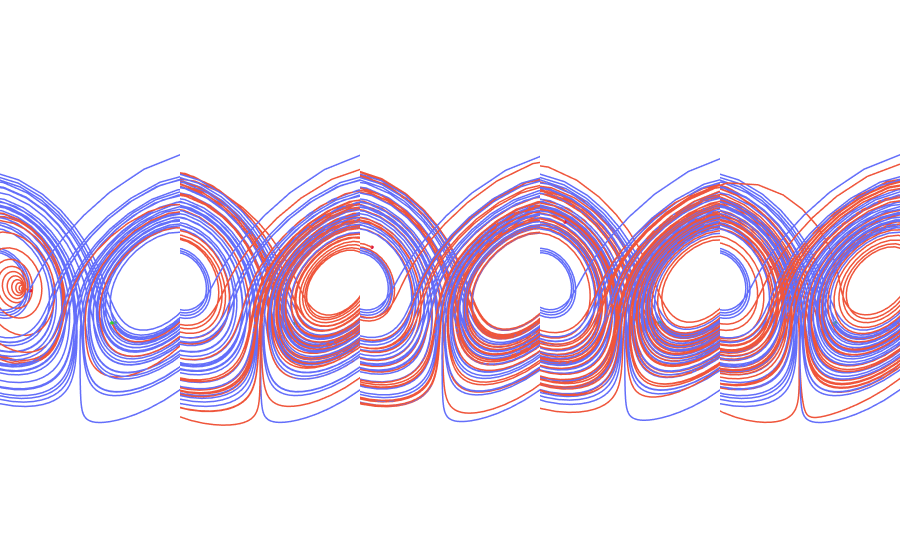

Write notebook code for a chart like this one.
### Code cell
n = len(jsidx)
cols = 5   # needs atleast 10 values to se how the kl divergence favours the coverage of base attractor over the perfect coverage
rows = int(np.ceil(n / cols))

clean_scene = dict(
    camera=dict(
        eye=dict(x=-1.5, y=1.5, z=0.5),
        center=dict(x=0, y=0, z=0),
        up=dict(x=0, y=0, z=1)
    ),
    xaxis=dict(showbackground=False, showgrid=False, zeroline=False,
               showticklabels=False, title=''),
    yaxis=dict(showbackground=False, showgrid=False, zeroline=False,
               showticklabels=False, title=''),
    zaxis=dict(showbackground=False, showgrid=False, zeroline=False,
               showticklabels=False, title=''),
    # optional: aspect ratio
    aspectmode="data"    
)

# create subplot figure with 3D subplots
fig = make_subplots(
    rows=rows, cols=cols,
    specs=[[{"type": "scene"} for _ in range(cols)] for _ in range(rows)],
    #subplot_titles=[f"{all_skl[u]:.4f}" for u in sklidx],
    horizontal_spacing = 0 ,  # reduce horizontal gap (0 = no gap)
    vertical_spacing = 0     # reduce vertical gap
)

# loop and add traces
for i, u in enumerate(rmseidx):
    r, c = divmod(i, cols)

    # call your existing function
    best_js = np.array([
        data_10[u]["true_value"],
        data_10[u]["predictions"].numpy()
    ])
    subfig = viz.compare_plot(best_js)  # <- returns a plotly figure

    # extract traces and add them into subplot
    for trace in subfig.data:
        fig.add_trace(trace, row=r+1, col=c+1)
        
# Apply to all subplot scenes
layout_updates = {}
for i in range(1, rows*cols + 1):
    scene_name = "scene" if i == 1 else f"scene{i}"
    layout_updates[scene_name] = clean_scene

fig.update_layout(
    margin=dict(l=0, r=0, t=30, b=0),  # trim margins
    showlegend = False,
    **layout_updates
)

fig.write_image("rmse_best.png", width=1250, height=300,scale=3)
fig.show()

### Figure 1 — Plotly figure (JSON) as saved in the notebook; plotly's stock layout.template omitted (floating-point values rounded to 4 significant figures; data arrays with more than 128 entries replaced by an {"elided": "..."} marker saying what was removed)
{"data": [{"hoverinfo": "x+y+z", "line": {"color": "#636EFA", "width": 3}, "mode": "lines", "name": "Dataset 1", "scene": "scene", "type": "scatter3d", "x": {"elided": "1875 float values"}, "y": {"elided": "1875 float values"}, "z": {"elided": "1875 float values"}}, {"hoverinfo": "x+y+z", "marker": {"color": "limegreen", "size": 2}, "mode": "markers", "name": "Start 1", "scene": "scene", "showlegend": false, "type": "scatter3d", "x": [-0.361], "y": [-0.4119], "z": [0.2699]}, {"hoverinfo": "x+y+z", "marker": {"color": "crimson", "size": 2}, "mode": "markers", "name": "End 1", "scene": "scene", "showlegend": false, "type": "scatter3d", "x": [0.01253], "y": [-0.04526], "z": [0.5987]}, {"hoverinfo": "x+y+z", "line": {"color": "#EF553B", "width": 3}, "mode": "lines", "name": "Dataset 2", "scene": "scene", "type": "scatter3d", "x": {"elided": "1875 float values"}, "y": {"elided": "1875 float values"}, "z": {"elided": "1875 float values"}}, {"hoverinfo": "x+y+z", "marker": {"color": "limegreen", "size": 2}, "mode": "markers", "name": "Start 2", "scene": "scene", "showlegend": false, "type": "scatter3d", "x": [-0.3573], "y": [-0.3962], "z": [0.272]}, {"hoverinfo": "x+y+z", "marker": {"color": "crimson", "size": 2}, "mode": "markers", "name": "End 2", "scene": "scene", "showlegend": false, "type": "scatter3d", "x": [-0.1419], "y": [-0.1353], "z": [0.419]}, {"hoverinfo": "x+y+z", "line": {"color": "#636EFA", "width": 3}, "mode": "lines", "name": "Dataset 1", "scene": "scene2", "type": "scatter3d", "x": {"elided": "1875 float values"}, "y": {"elided": "1875 float values"}, "z": {"elided": "1875 float values"}}, {"hoverinfo": "x+y+z", "marker": {"color": "limegreen", "size": 2}, "mode": "markers", "name": "Start 1", "scene": "scene2", "showlegend": false, "type": "scatter3d", "x": [-0.361], "y": [-0.4119], "z": [0.2699]}, {"hoverinfo": "x+y+z", "marker": {"color": "crimson", "size": 2}, "mode": "markers", "name": "End 1", "scene": "scene2", "showlegend": false, "type": "scatter3d", "x": [0.01253], "y": [-0.04526], "z": [0.5987]}, {"hoverinfo": "x+y+z", "line": {"color": "#EF553B", "width": 3}, "mode": "lines", "name": "Dataset 2", "scene": "scene2", "type": "scatter3d", "x": {"elided": "1875 float values"}, "y": {"elided": "1875 float values"}, "z": {"elided": "1875 float values"}}, {"hoverinfo": "x+y+z", "marker": {"color": "limegreen", "size": 2}, "mode": "markers", "name": "Start 2", "scene": "scene2", "showlegend": false, "type": "scatter3d", "x": [-0.3598], "y": [-0.4109], "z": [0.27]}, {"hoverinfo": "x+y+z", "marker": {"color": "crimson", "size": 2}, "mode": "markers", "name": "End 2", "scene": "scene2", "showlegend": false, "type": "scatter3d", "x": [0.005655], "y": [0.1247], "z": [0.3568]}, {"hoverinfo": "x+y+z", "line": {"color": "#636EFA", "width": 3}, "mode": "lines", "name": "Dataset 1", "scene": "scene3", "type": "scatter3d", "x": {"elided": "1875 float values"}, "y": {"elided": "1875 float values"}, "z": {"elided": "1875 float values"}}, {"hoverinfo": "x+y+z", "marker": {"color": "limegreen", "size": 2}, "mode": "markers", "name": "Start 1", "scene": "scene3", "showlegend": false, "type": "scatter3d", "x": [-0.361], "y": [-0.4119], "z": [0.2699]}, {"hoverinfo": "x+y+z", "marker": {"color": "crimson", "size": 2}, "mode": "markers", "name": "End 1", "scene": "scene3", "showlegend": false, "type": "scatter3d", "x": [0.01253], "y": [-0.04526], "z": [0.5987]}, {"hoverinfo": "x+y+z", "line": {"color": "#EF553B", "width": 3}, "mode": "lines", "name": "Dataset 2", "scene": "scene3", "type": "scatter3d", "x": {"elided": "1875 float values"}, "y": {"elided": "1875 float values"}, "z": {"elided": "1875 float values"}}, {"hoverinfo": "x+y+z", "marker": {"color": "limegreen", "size": 2}, "mode": "markers", "name": "Start 2", "scene": "scene3", "showlegend": false, "type": "scatter3d", "x": [-0.361], "y": [-0.4129], "z": [0.2704]}, {"hoverinfo": "x+y+z", "marker": {"color": "crimson", "size": 2}, "mode": "markers", "name": "End 2", "scene": "scene3", "showlegend": false, "type": "scatter3d", "x": [-0.028], "y": [-0.1218], "z": [0.5889]}, {"hoverinfo": "x+y+z", "line": {"color": "#636EFA", "width": 3}, "mode": "lines", "name": "Dataset 1", "scene": "scene4", "type": "scatter3d", "x": {"elided": "1875 float values"}, "y": {"elided": "1875 float values"}, "z": {"elided": "1875 float values"}}, {"hoverinfo": "x+y+z", "marker": {"color": "limegreen", "size": 2}, "mode": "markers", "name": "Start 1", "scene": "scene4", "showlegend": false, "type": "scatter3d", "x": [-0.361], "y": [-0.4119], "z": [0.2699]}, {"hoverinfo": "x+y+z", "marker": {"color": "crimson", "size": 2}, "mode": "markers", "name": "End 1", "scene": "scene4", "showlegend": false, "type": "scatter3d", "x": [0.01253], "y": [-0.04526], "z": [0.5987]}, {"hoverinfo": "x+y+z", "line": {"color": "#EF553B", "width": 3}, "mode": "lines", "name": "Dataset 2", "scene": "scene4", "type": "scatter3d", "x": {"elided": "1875 float values"}, "y": {"elided": "1875 float values"}, "z": {"elided": "1875 float values"}}, {"hoverinfo": "x+y+z", "marker": {"color": "limegreen", "size": 2}, "mode": "markers", "name": "Start 2", "scene": "scene4", "showlegend": false, "type": "scatter3d", "x": [-0.3616], "y": [-0.4162], "z": [0.2698]}, {"hoverinfo": "x+y+z", "marker": {"color": "crimson", "size": 2}, "mode": "markers", "name": "End 2", "scene": "scene4", "showlegend": false, "type": "scatter3d", "x": [-0.008381], "y": [-0.1925], "z": [0.6895]}, {"hoverinfo": "x+y+z", "line": {"color": "#636EFA", "width": 3}, "mode": "lines", "name": "Dataset 1", "scene": "scene5", "type": "scatter3d", "x": {"elided": "1875 float values"}, "y": {"elided": "1875 float values"}, "z": {"elided": "1875 float values"}}, {"hoverinfo": "x+y+z", "marker": {"color": "limegreen", "size": 2}, "mode": "markers", "name": "Start 1", "scene": "scene5", "showlegend": false, "type": "scatter3d", "x": [-0.361], "y": [-0.4119], "z": [0.2699]}, {"hoverinfo": "x+y+z", "marker": {"color": "crimson", "size": 2}, "mode": "markers", "name": "End 1", "scene": "scene5", "showlegend": false, "type": "scatter3d", "x": [0.01253], "y": [-0.04526], "z": [0.5987]}, {"hoverinfo": "x+y+z", "line": {"color": "#EF553B", "width": 3}, "mode": "lines", "name": "Dataset 2", "scene": "scene5", "type": "scatter3d", "x": {"elided": "1875 float values"}, "y": {"elided": "1875 float values"}, "z": {"elided": "1875 float values"}}, {"hoverinfo": "x+y+z", "marker": {"color": "limegreen", "size": 2}, "mode": "markers", "name": "Start 2", "scene": "scene5", "showlegend": false, "type": "scatter3d", "x": [-0.3593], "y": [-0.4117], "z": [0.2652]}, {"hoverinfo": "x+y+z", "marker": {"color": "crimson", "size": 2}, "mode": "markers", "name": "End 2", "scene": "scene5", "showlegend": false, "type": "scatter3d", "x": [-0.1396], "y": [-0.2472], "z": [0.5007]}], "layout": {"margin": {"b": 0, "l": 0, "r": 0, "t": 30}, "scene": {"aspectmode": "data", "camera": {"center": {"x": 0, "y": 0, "z": 0}, "eye": {"x": -1.5, "y": 1.5, "z": 0.5}, "up": {"x": 0, "y": 0, "z": 1}}, "domain": {"x": [0, 0.2], "y": [0, 1]}, "xaxis": {"showbackground": false, "showgrid": false, "showticklabels": false, "title": {"text": ""}, "zeroline": false}, "yaxis": {"showbackground": false, "showgrid": false, "showticklabels": false, "title": {"text": ""}, "zeroline": false}, "zaxis": {"showbackground": false, "showgrid": false, "showticklabels": false, "title": {"text": ""}, "zeroline": false}}, "scene2": {"aspectmode": "data", "camera": {"center": {"x": 0, "y": 0, "z": 0}, "eye": {"x": -1.5, "y": 1.5, "z": 0.5}, "up": {"x": 0, "y": 0, "z": 1}}, "domain": {"x": [0.2, 0.4], "y": [0, 1]}, "xaxis": {"showbackground": false, "showgrid": false, "showticklabels": false, "title": {"text": ""}, "zeroline": false}, "yaxis": {"showbackground": false, "showgrid": false, "showticklabels": false, "title": {"text": ""}, "zeroline": false}, "zaxis": {"showbackground": false, "showgrid": false, "showticklabels": false, "title": {"text": ""}, "zeroline": false}}, "scene3": {"aspectmode": "data", "camera": {"center": {"x": 0, "y": 0, "z": 0}, "eye": {"x": -1.5, "y": 1.5, "z": 0.5}, "up": {"x": 0, "y": 0, "z": 1}}, "domain": {"x": [0.4, 0.6], "y": [0, 1]}, "xaxis": {"showbackground": false, "showgrid": false, "showticklabels": false, "title": {"text": ""}, "zeroline": false}, "yaxis": {"showbackground": false, "showgrid": false, "showticklabels": false, "title": {"text": ""}, "zeroline": false}, "zaxis": {"showbackground": false, "showgrid": false, "showticklabels": false, "title": {"text": ""}, "zeroline": false}}, "scene4": {"aspectmode": "data", "camera": {"center": {"x": 0, "y": 0, "z": 0}, "eye": {"x": -1.5, "y": 1.5, "z": 0.5}, "up": {"x": 0, "y": 0, "z": 1}}, "domain": {"x": [0.6, 0.8], "y": [0, 1]}, "xaxis": {"showbackground": false, "showgrid": false, "showticklabels": false, "title": {"text": ""}, "zeroline": false}, "yaxis": {"showbackground": false, "showgrid": false, "showticklabels": false, "title": {"text": ""}, "zeroline": false}, "zaxis": {"showbackground": false, "showgrid": false, "showticklabels": false, "title": {"text": ""}, "zeroline": false}}, "scene5": {"aspectmode": "data", "camera": {"center": {"x": 0, "y": 0, "z": 0}, "eye": {"x": -1.5, "y": 1.5, "z": 0.5}, "up": {"x": 0, "y": 0, "z": 1}}, "domain": {"x": [0.8, 1], "y": [0, 1]}, "xaxis": {"showbackground": false, "showgrid": false, "showticklabels": false, "title": {"text": ""}, "zeroline": false}, "yaxis": {"showbackground": false, "showgrid": false, "showticklabels": false, "title": {"text": ""}, "zeroline": false}, "zaxis": {"showbackground": false, "showgrid": false, "showticklabels": false, "title": {"text": ""}, "zeroline": false}}, "showlegend": false}}
